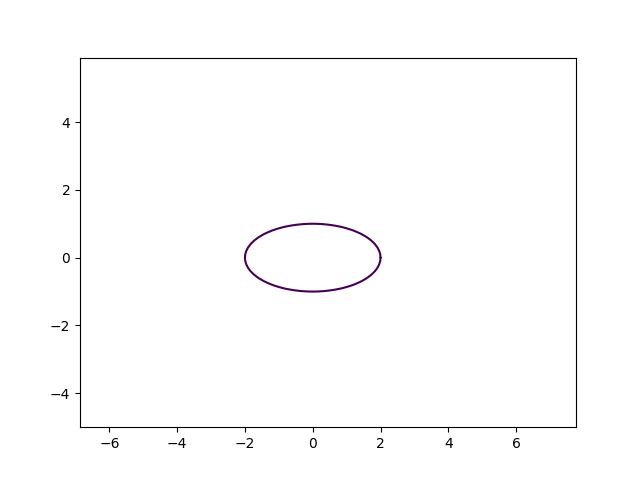

This figure's Python source:
import matplotlib.pyplot as plt
import numpy as np

def ellipse(dX=5, N=1):
    dY = 5
    x = np.arange(-dX, dX+1, 0.1)
    y = np.arange(-dY, dY+1, 0.1)

    X, Y = np.meshgrid(x, y )

    fxy = (X**2)/(2**2) + (Y**2)/(1**2)

    plt.contour(X, Y, fxy, levels=[1])
    plt.axis('equal')

    plt.savefig('task_3.png')

if(__name__ == '__main__'):
    dX = int(input('Введите предел изменения переменной x: '))
    N = int(input('Введите количество точек, разбивающий эллипс: '))
    ellipse(dX, N)
